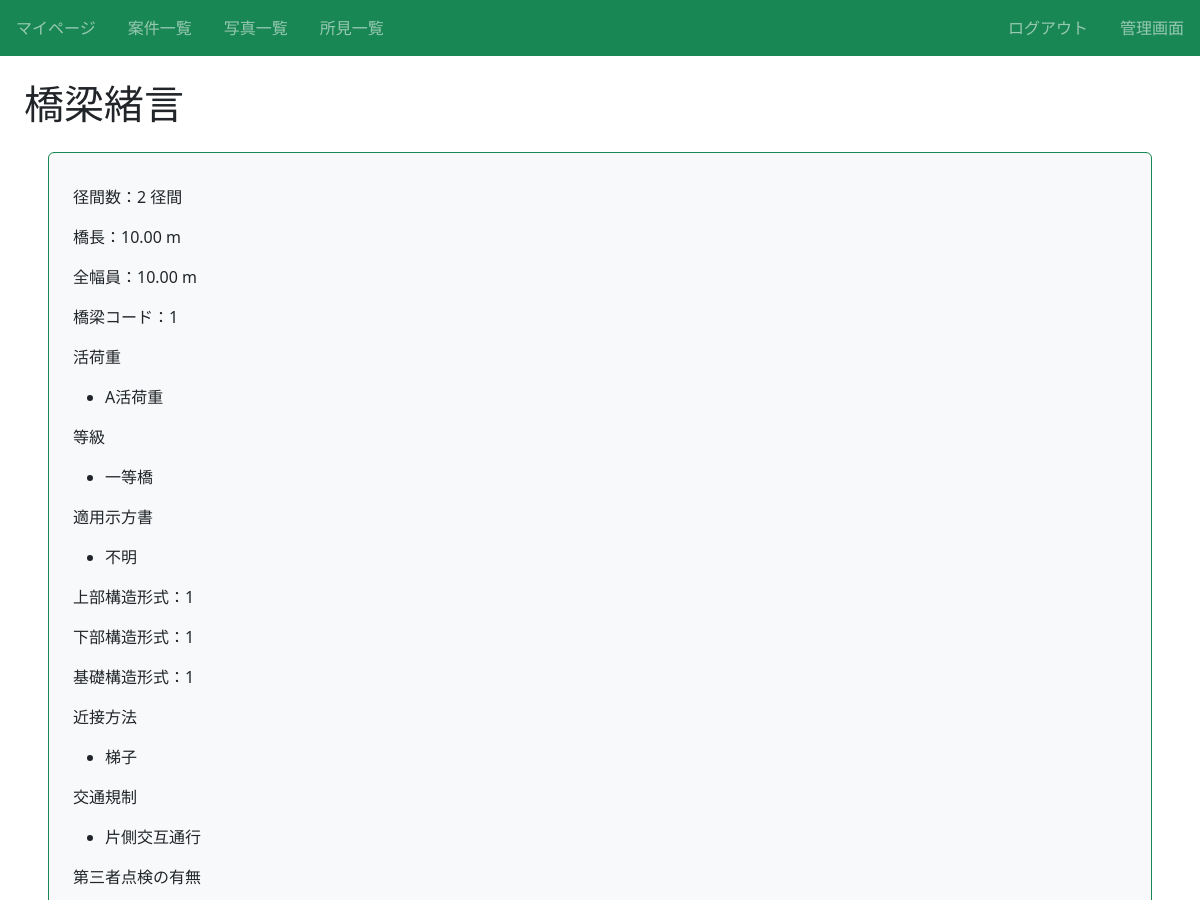
The app's page /article/4/infra/14/detail/ (signed in, upper part), older data.
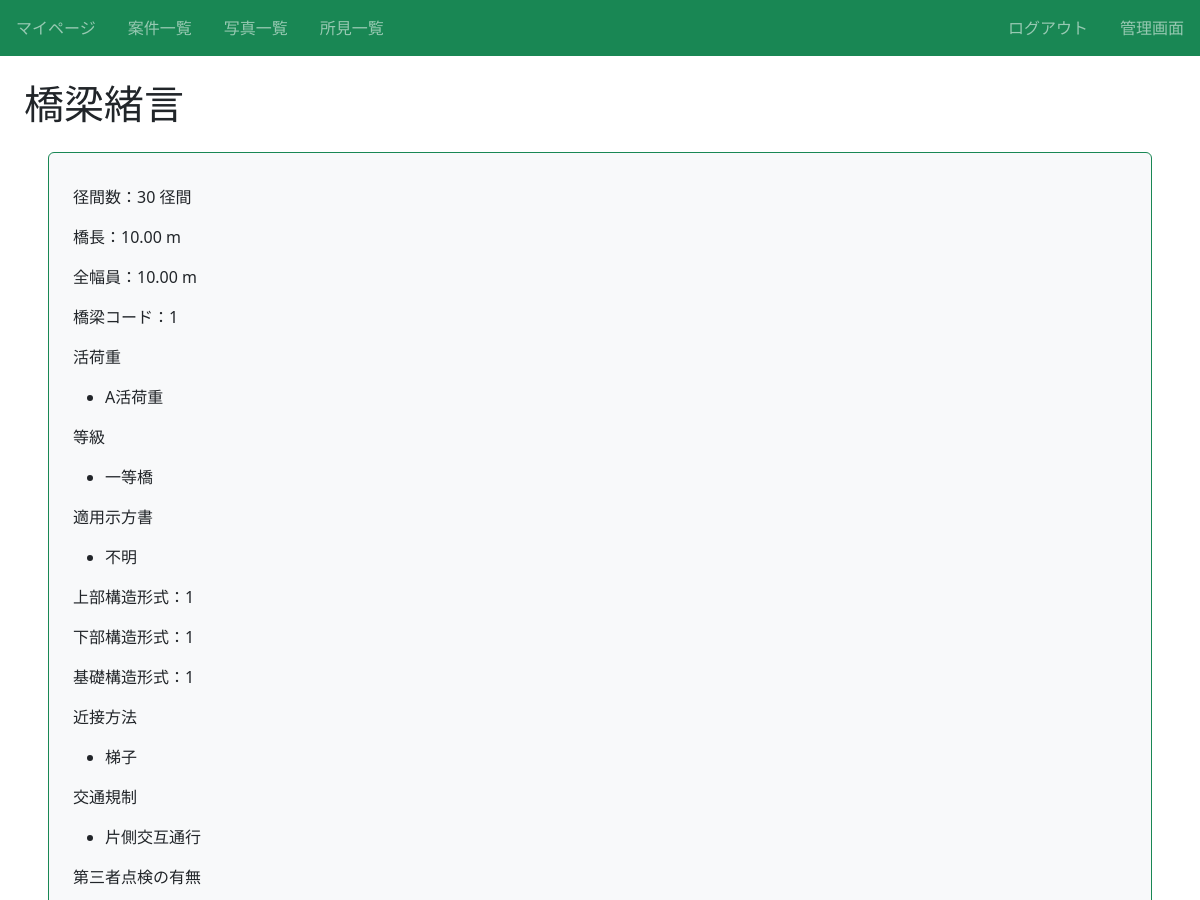
The same page, newer data.
### infra/models.py (models this page shows, shortened)
class Infra(models.Model):
    title = models.CharField(max_length=100)# 橋名
    径間数 = models.IntegerField()# 径間数
    橋長 = models.DecimalField(max_digits=10, decimal_places=2)# 橋長(最大桁数10桁、小数点以下2桁)
    全幅員 = models.DecimalField(max_digits=10, decimal_places=2)# 全幅員(最大桁数10桁、小数点以下2桁)
    路線名 = models.CharField(max_length=50)# 路線名
    latitude = models.CharField(max_length=50, blank=True)# 緯度
    longitude = models.CharField(max_length=50, blank=True)# 経度
    橋梁コード = models.CharField(max_length=50, blank=True)# 橋梁コード
    活荷重 = models.ManyToManyField(LoadWeight)# 活荷重
    等級 = models.ManyToManyField(LoadGrade)# 等級
    適用示方書 = models.ManyToManyField(Rulebook)# 適用示方書
    上部構造形式 = models.CharField(max_length=100)# 上部構造形式
    下部構造形式 = models.CharField(max_length=100)# 下部構造形式
    基礎構造形式 = models.CharField(max_length=100)# 基礎構造形式
    近接方法 = models.ManyToManyField(Approach)# 近接方法
    交通規制 = models.ManyToManyField(Regulation)# 交通規制
    第三者点検 = models.ManyToManyField(Thirdparty)# 第三者点検の有無
    海岸線との距離 = models.CharField(max_length=100)# 海岸線の距離
    路下条件 = models.ManyToManyField(UnderCondition)# 路下条件
    特記事項 = models.CharField(max_length=100, blank=True)# 特記事項
    カテゴリー = models.CharField(max_length=100, choices = CATEGORY)# カテゴリー
    交通量 = models.CharField(max_length=10, blank=True)# 12時間交通量
    大型車混入率 = models.CharField(max_length=10, blank=True)# 大型車混入率
    article = models.ForeignKey(Article, on_delete=models.CASCADE)

### infra/views.py (the view)
# urls.py: path('article/<int:article_pk>/infra/<int:pk>/detail/', views.DetailInfraView.as_view(), name='detail-infra'),# 橋梁データの一覧
class DetailInfraView(LoginRequiredMixin, DetailView):
    template_name = 'infra/infra_detail.html'
    model = Infra
    def get_context_data(self, **kwargs):
        kwargs["article_id"] = self.kwargs["article_pk"]
        return super().get_context_data(**kwargs)

### infra/templates/infra/infra_detail.html (shortened to what this page needs)
{% extends "base.html" %}
{% block h1 %}橋梁緒言{% endblock %}
{% block content %}
  <div class="p-4 m-4 bg-light border border-success rounded">
    <p>径間数：{{ object.径間数 }} 径間</p>
    <p>橋長：{{ object.橋長 }} m</p>
    <p>全幅員：{{ object.全幅員 }} m</p>
    <p>橋梁コード：{{ object.橋梁コード }}</p>
    <p>活荷重</p>
    <ul>
        {% for loadWeight in object.活荷重.all %}
        <li>{{ loadWeight.活荷重 }}</li>
        {% endfor %}
    </ul>
    <p>等級</p>
    <ul>
        {% for loadGrade in object.等級.all %}
        <li>{{ loadGrade.等級 }}</li>
        {% endfor %}
    </ul>
    <p>適用示方書</p>
    <ul>
        {% for rulebook in object.適用示方書.all %}
        <li>{{ rulebook.適用示方書 }}</li>
        {% endfor %}
    </ul>
    <p>上部構造形式：{{ object.上部構造形式 }}</p>
    <p>下部構造形式：{{ object.下部構造形式 }}</p>
    <p>基礎構造形式：{{ object.基礎構造形式 }}</p>
    <p>近接方法</p>
    <ul>
        {% for approach in object.近接方法.all %}
        <li>{{ approach.近接方法 }}</li>
        {% endfor %}
    </ul>
    <p>交通規制</p>
    <ul>
        {% for regulation in object.交通規制.all %}
        <li>{{ regulation.交通規制 }}</li>
        {% endfor %}
    </ul>
    <p>第三者点検の有無</p>
  </div>
{% endblock content %}

Row changes from the older to the newer data that the page shows:
changed Infra: 径間数 "2" → "30"
